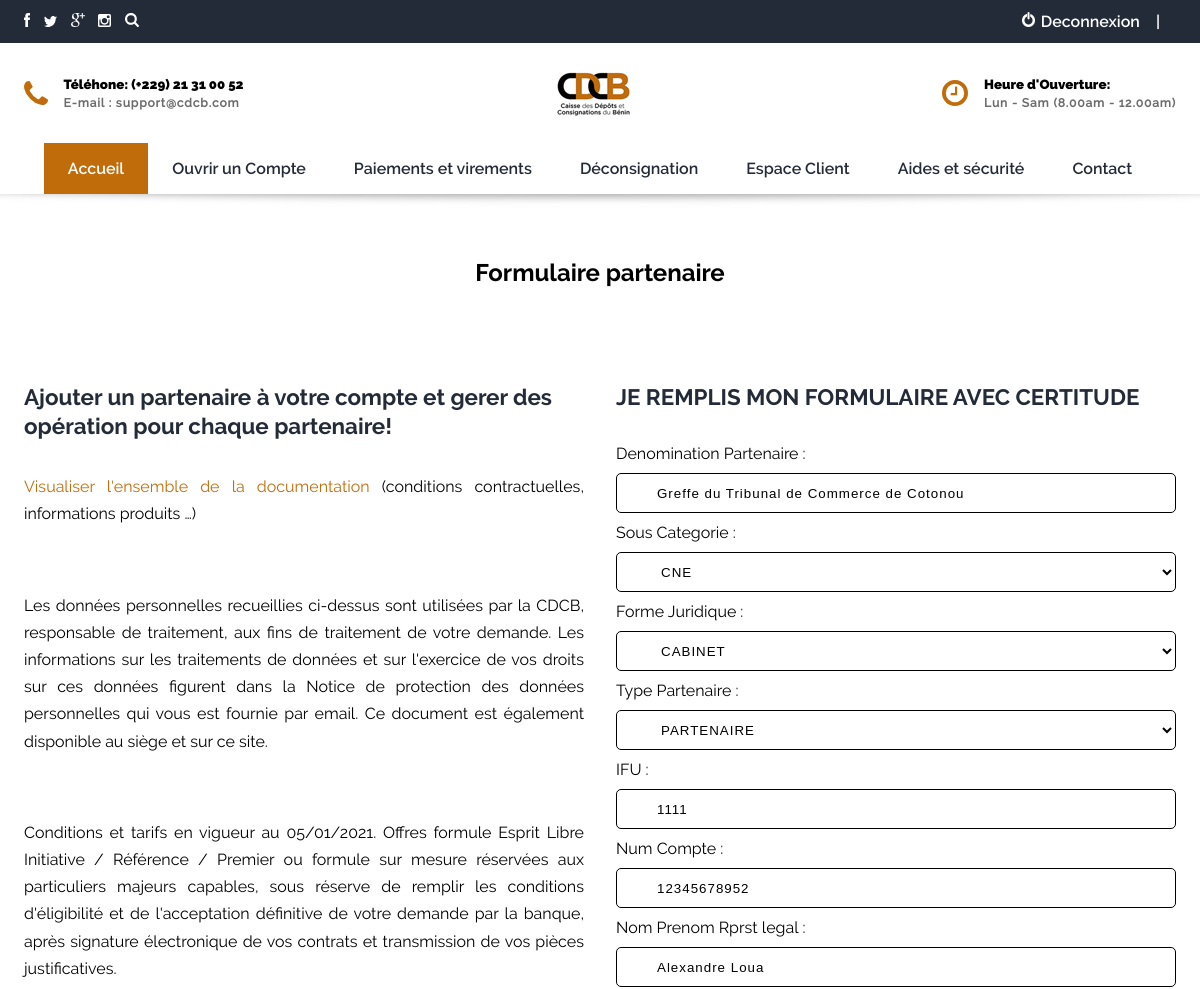
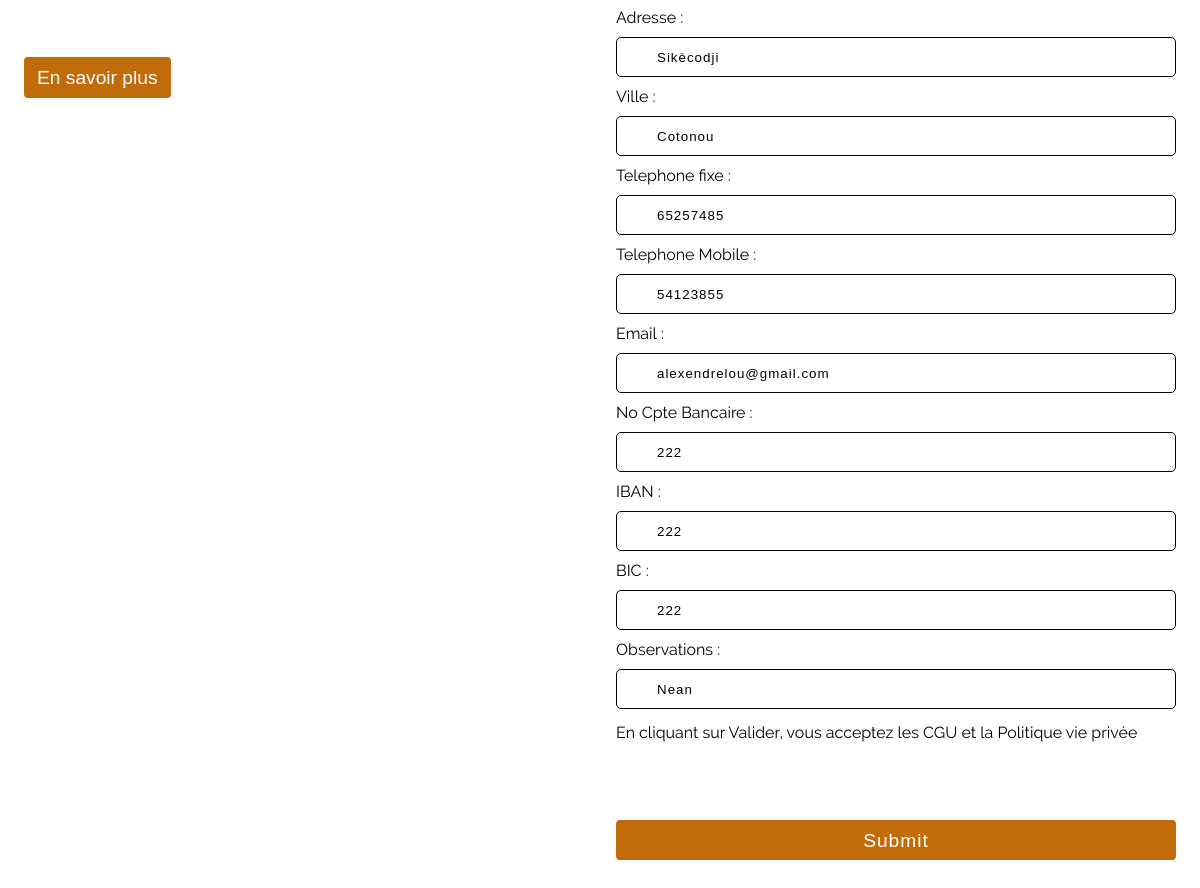
/partenaire/modifier_partenaire/2 (signed in), run on the app's committed database (2 pictures, top to bottom).
### partenaire/models.py (models this page shows, shortened)
class Partenaire(models.Model):
    Denomination_Partenaire = models.CharField(max_length=200)
    Sous_Categorie = models.ForeignKey(SousCategorie, null=True, on_delete=models.SET_NULL)             # Key
    Forme_Juridique = models.ForeignKey(FormeJuridique, null=True, on_delete=models.SET_NULL)           # Key
    Type_Partenaire = models.ForeignKey(TypePartenaire, null=True, on_delete=models.SET_NULL)           # Key
    IFU = models.IntegerField(max_length=50)
    Num_Compte = models.IntegerField(max_length=15)
    Nom_Prenom_Rprst_legal = models.CharField(max_length=100)
    Adresse = models.CharField(max_length=50)
    Ville = models.CharField(max_length=50)
    Telephone_fixe = models.IntegerField(max_length=15)
    Telephone_Mobile = models.IntegerField(max_length=15)
    Email = models.EmailField()
    No_Cpte_Bancaire = models.IntegerField(max_length=15)
    IBAN = models.IntegerField(max_length=15)
    BIC = models.IntegerField(max_length=15)
    Observations = models.CharField(max_length=200)

### compte/decorators.py (the view)
    def wrapper_function(request, *args, **kwargs):
        user = request.user
        if user.is_authenticated and user.is_superuser:
            return view_func(request, *args, **kwargs)
        else:
            return HttpResponse("Vous n'êtes pas autorisé à afficher cette page")

### partenaire/forms.py
class PartenaireForm(ModelForm):
    class Meta:
        model = Partenaire
        fields='__all__'

### partenaire/models.py (called while the page is built)
    def __str__(self):
        return self.nom

    def __str__(self):
        return self.nom

    def __str__(self):
        return self.nom

### partenaire/views.py (called while the page is built)
@admin_only
@login_required(login_url="acceuil")
def modifier_partenaire(request, pk):
    partenaire = Partenaire.objects.get(id=pk)
    form = PartenaireForm(instance=partenaire)
    if request.method == 'POST':
        form = PartenaireForm(request.POST, instance=partenaire)
        if form.is_valid():
            form.save()
            return redirect('/dashboard')
    context = {'form': form}
    return render(request, 'partenaire/ajouter_partenaire.html', context)

### templates/partenaire/ajouter_partenaire.html (shortened to what this page needs)
{% extends 'main.html' %}
{% load static %}
{% block content %}
<head>
    <link href="{%static 'css/style.css'%}" rel="stylesheet">
</head>
<section class="operation-crud">
    <div class="container">
        <h1 class="section-heading">Formulaire partenaire</h1>
        <div class="operation-crud-wrap flex">
            <div class="flex-1 text-operation-crud">
                <h2>Ajouter un partenaire à votre compte et gerer des opération pour chaque partenaire!</h2>
                <p><a href="#"  class="primary-color">Visualiser l'ensemble de la documentation</a> (conditions contractuelles, informations produits …)</p>
                <p> Les données personnelles recueillies ci-dessus sont utilisées par la CDCB, responsable de
                    traitement,
                    aux fins de traitement de votre demande. Les informations sur les traitements de données et sur
                    l'exercice de vos droits sur ces données figurent dans la Notice de protection des données
                    personnelles
                    qui vous est fournie par email. Ce document est également disponible au siège
                    et sur ce site.</p>
                <p>Conditions et tarifs en vigueur au 05/01/2021. Offres formule Esprit Libre Initiative / Référence /
                    Premier ou formule sur mesure réservées aux particuliers majeurs capables, sous réserve de remplir
                    les
                    conditions d'éligibilité et de l'acceptation définitive de votre demande par la banque, après
                    signature
                    électronique de vos contrats et transmission de vos pièces justificatives.</p>
                    <a href="{% url 'cgu' %}"><button class="btn btn-primary">En savoir plus</button></a>
            </div>
                <div class="flex-1">
                    <h2> JE REMPLIS MON FORMULAIRE AVEC CERTITUDE</h2>
                    <form action="" method="POST">
                        {{form}}
                        <p> En cliquant sur Valider, vous acceptez les CGU et la Politique vie privée</p>
                        <input class="btn btn-primary" name="Envoyer" type="submit">
                    </form>
                </div>
            </div>
        </div>
    </div>
{% endblock %}

### templates/main.html (shortened to what this page needs)
{% load static %}
<html lang="en">
<head>
    <link href="https://cdn.jsdelivr.net/npm/slick-carousel@1.8.1/slick/slick.css" rel="stylesheet" type="text/css"/>
    <link href="./css/style.css" rel="stylesheet">
</head>
<body>
<div class="main-wrapper">
    <div class="nav-background">
        <div class="mobile-logo">
        </div>
        <div class="mobile-nav">
            <div class="cart">
                <div class="flex items-center">
                    <a href="#">Profile</a>
                </div>
            </div>
            <div class="nav-top">
                <ul>
                    <li>
                        <a href="#">Accueil</a>
                    </li>
                    <li>
                        <a href="#">CDCB online</a>
                    </li>
                    <li>
                        <a href="#">Paiements et virements</a>
                    </li>
                    <li>
                        <a href="#">Effectuez des Opérations</a>
                    </li>
                    <li>
                        <a href="#">Nos services</a>
                    </li>
                    <li>
                        <a href="#">Aides et sécurité</a>
                    </li>
                    <li>
                        <a href="#">Nous contacter</a>
                    </li>
                    <li>
                        <a href="#">Connexion</a>
                    </li>
                    <li>
                        <a href="#">Inscription</a>
                    </li>
                </ul>
            </div>
            <div class="contact flex items-center">
                <div>
                    <h5>Contactez-nous: (+229) 21 31 00 52</h5>
                    <h6>E-mail : support@cdcb.com</h6>
                </div>
            </div>
            <div class="time flex items-center">
                <div>
                    <h5>Heures d'ouverture:</h5>
                    <h6>Lun - Sam (8H:00mn - 12H.00mn)</h6>
                </div>
            </div>
        </div>
    </div>
    <div class="site-content-wrapper">
        <div class="site-content">
            {% include 'base/navbar.html' %}
            {% block content %}
            {% endblock %}
            {% include 'base/footer.html' %}
        </div>
    </div>
</body>
</html>

### templates/base/navbar.html (shortened to what this page needs)
{% load static %}
<html lang="fr-fr">
<head>
    <link rel="stylesheet" type="text/css" href="https://cdn.jsdelivr.net/npm/slick-carousel@1.8.1/slick/slick.css" />
     <link rel="stylesheet" href="{%static 'css/style.css'%}">
</head>
                <header class="topbar">
                    <div class="container flex justify-between items-center">
                        <div class="icons">
                            <a href="#"><img src="{% static 'icons/facebook.svg' %}" alt=""></a>
                            <a href="#"><img src="{% static 'icons/twitter.svg' %}" alt=""></a>
                            <a href="#"><img src="{% static 'icons/google.svg' %}" alt=""></a>
                            <a href="#"><img src="{% static 'icons/instagram.svg' %}" alt=""></a>
                            <a href="#"><img src="{% static 'icons/search.svg' %}" alt=""></a>
                        </div>
                        <div class="auth flex items-center">
                            {% if request.user.is_authenticated %}
                            <div>
                                <a href="{% url 'logout' %}"><img src="{% static 'icons/logout.png' %}" alt="">Deconnexion</a>
                            </div>
                            <span class="divider">|</span>
                            {% endif %}
                        </div>
                    </div>
                </header>
                <nav>
                    <div class="top">
                        <div class="container flex justify-between">
                            <div class="contact flex items-center">
                                <img src="{% static 'icons/phone.svg' %}" alt="">
                                <div>
                                    <h5>Téléhone: (+229) 21 31 00 52</h5>
                                    <h6>E-mail : support@cdcb.com</h6>
                                </div>
                            </div>
                            <div class="branding">
                                <a href="{% url 'acceuil' %}"> <img src="{%static 'images/cdcb_logo1.png'%}" alt=""></a>
                            </div>
                            <div class="time flex items-center">
                                <img src="{% static 'icons/clock.svg' %}" alt="">
                                <div>
                                    <h5>Heure d'Ouverture:</h5>
                                    <h6>Lun - Sam (8.00am - 12.00am)</h6>
                                </div>
                            </div>
                        </div>
                    </div>
                    <div class="navbar magic-shadow">
                        <div class="container flex justify-center">
                            <a href="{% url 'acceuil' %}" class="active">Accueil</a>
                            <a href="{% url 'ouvrir_compte' %}">Ouvrir un Compte</a>
                            <a href="{% url 'payement' %}">Paiements et virements</a>
                            <a href="{% url 'procedure_deconsignation' %}">Déconsignation</a>
                            <a href="{% url 'dashboard' %}">Espace Client</a>
                            <a href="{% url 'aides_securite' %}">Aides et sécurité</a>
                            <a href="{% url 'contact' %}">Contact</a>
                        </div>
                    </div>
                </nav>

### templates/base/footer.html (shortened to what this page needs)
{% load static %}
<html lang="fr-fr">
<head>
    <link href="https://cdn.jsdelivr.net/npm/slick-carousel@1.8.1/slick/slick.css" rel="stylesheet" type="text/css"/>
    <link href="{%static 'css/style.css'%}" rel="stylesheet">
</head>

### templates/partenaire/ajouter_partenaire.html (style rules this page uses)
label { font-height: bold; }
input, select { align-items: center; display: grid; grid-template-columns: 1fr 3fr; padding: 10px 10px 10px 40px; width: 100%; height: 40px; background-color: #0000; border: 1px solid #000; margin: 10px 0; outline: none; letter-spacing: 1px; transition: 0.3s; color: #000; border-radius: 5px; align-items: center; }

### data on the page
Partenaire: Denomination_Partenaire "Greffe du Tribunal de Commerce de Cotonou", Sous_Categorie "CNE", Forme_Juridique "CABINET", Type_Partenaire "PARTENAIRE", IFU "1111", Num_Compte "12345678952", Nom_Prenom_Rprst_legal "Alexandre Loua", Adresse "Sikècodji", Ville "Cotonou", Telephone_fixe "65257485", Telephone_Mobile "54123855", Email "alexendrelou@gmail.com", No_Cpte_Bancaire "222", IBAN "222", BIC "222", Observations "Nean"
